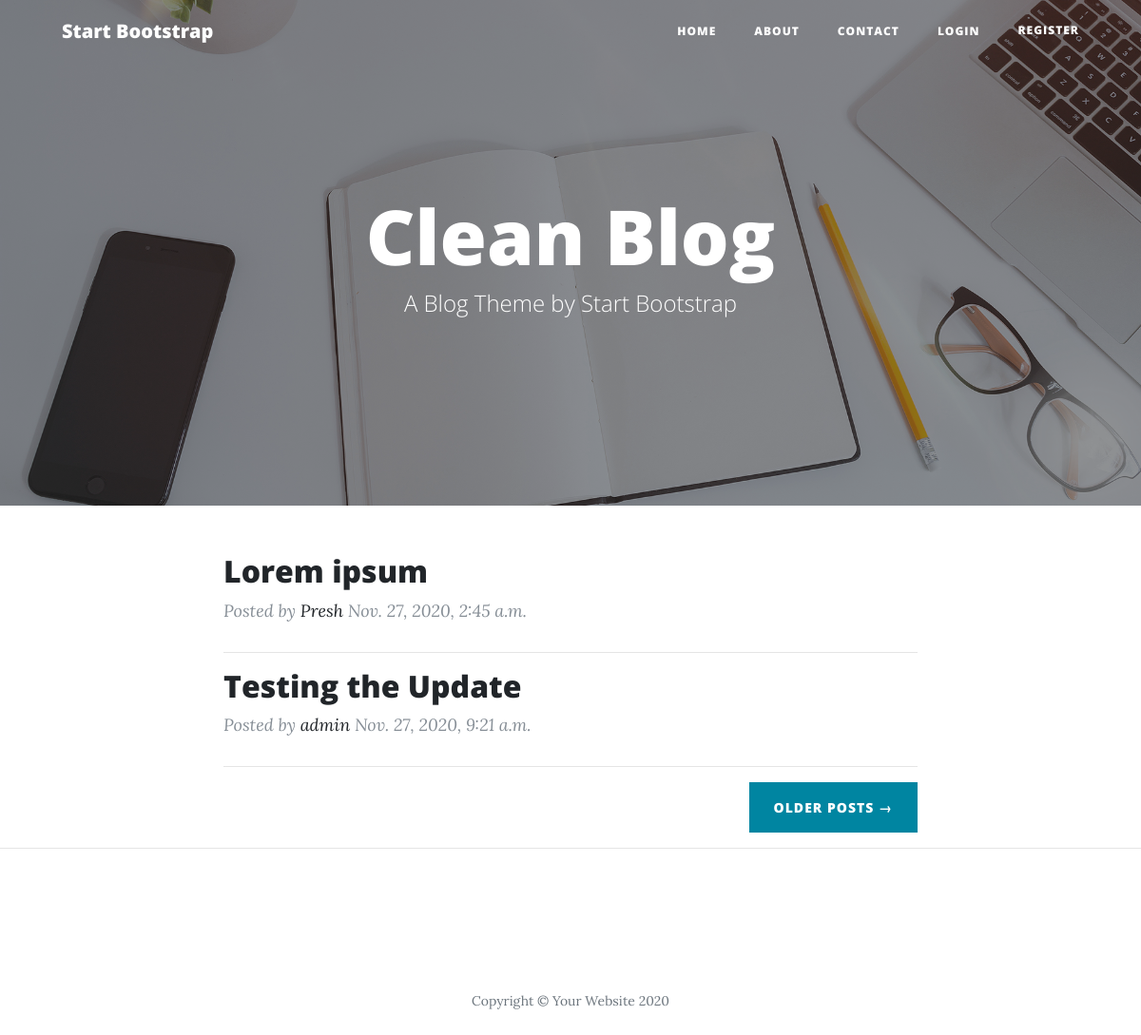
The page / on the database its author committed.
### blogs/models.py (models this page shows, shortened)
class Post(models.Model):
    title = models.CharField(max_length=200)
    author = models.ForeignKey(User, on_delete=models.CASCADE,) # Allows for many to one relationship
    category = models.ForeignKey(CategoryTable, null=True, on_delete=models.CASCADE,)
    body = models.TextField()
    date = models.DateTimeField(auto_now_add=True)

### blogs/views.py (the view)
# urls.py: path('', BlogListView.as_view(), name='home'),
class BlogListView(ListView):
    paginate_by = 10
    model = Post
    template_name = 'blogs/index.html'

### blogs/templates/blogs/index.html (shortened to what this page needs)
{% extends 'blogs/base.html' %}
{% load static %}
{% block content %}
  <header class="masthead" style="background-image: url('{% static 'img/home-bg.jpg' %}')">
    <div class="overlay"></div>
    <div class="container">
      <div class="row">
        <div class="col-lg-8 col-md-10 mx-auto">
          <div class="site-heading">
            <h1>Clean Blog</h1>
            <span class="subheading">A Blog Theme by Start Bootstrap</span>
          </div>
        </div>
      </div>
    </div>
  </header>
  <div class="container">
    <div class="row">
      <div class="col-lg-8 col-md-10 mx-auto">
        {% for post in object_list %}
          <div class="post-preview">
            <a href="post.html">
              <h2 class="post-title">
                <a href="{% url 'post_detail' post.pk %}">{{ post.title }}</a>
              </h2>
            </a>
            <p class="post-meta">Posted by
              <a href="#">{{ post.author }}</a>
              {{ post.date }}</p>
          </div>
          <hr>
        {% endfor %}
        <div class="clearfix">
          <a class="btn btn-primary float-right" href="#">Older Posts &rarr;</a>
        </div>
      </div>
    </div>
  </div>
  <hr>
{% endblock content %}

### rows shown on the page
Post: title "Lorem ipsum", author "Presh", date "Nov. 27, 2020, 2:45 a.m."
Post: title "Testing the Update", author "admin", date "Nov. 27, 2020, 9:21 a.m."
